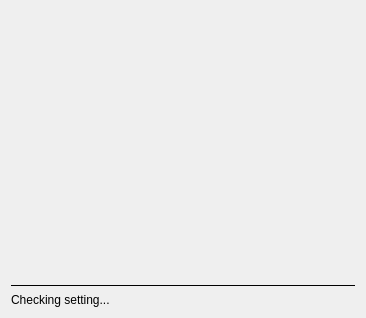
<?xml version="1.0" encoding="UTF-8"?>
<ui version="4.0">
 <class>Splash</class>
 <widget class="QDialog" name="Splash">
  <property name="geometry">
   <rect>
    <x>0</x>
    <y>0</y>
    <width>366</width>
    <height>318</height>
   </rect>
  </property>
  <property name="windowTitle">
   <string>Dialog</string>
  </property>
  <layout class="QVBoxLayout" name="verticalLayout">
   <item>
    <spacer name="verticalSpacer_2">
     <property name="orientation">
      <enum>Qt::Vertical</enum>
     </property>
     <property name="sizeHint" stdset="0">
      <size>
       <width>20</width>
       <height>40</height>
      </size>
     </property>
    </spacer>
   </item>
   <item>
    <widget class="QLabel" name="label">
     <property name="text">
      <string/>
     </property>
     <property name="pixmap">
      <pixmap resource="../turbin.qrc">:/images/icon_256.png</pixmap>
     </property>
     <property name="alignment">
      <set>Qt::AlignCenter</set>
     </property>
    </widget>
   </item>
   <item>
    <spacer name="verticalSpacer">
     <property name="orientation">
      <enum>Qt::Vertical</enum>
     </property>
     <property name="sizeHint" stdset="0">
      <size>
       <width>20</width>
       <height>40</height>
      </size>
     </property>
    </spacer>
   </item>
   <item>
    <widget class="Line" name="line">
     <property name="frameShadow">
      <enum>QFrame::Plain</enum>
     </property>
     <property name="orientation">
      <enum>Qt::Horizontal</enum>
     </property>
    </widget>
   </item>
   <item>
    <widget class="QLabel" name="labelLoading">
     <property name="text">
      <string>Checking setting...</string>
     </property>
    </widget>
   </item>
  </layout>
 </widget>
 <resources>
  <include location="../turbin.qrc"/>
 </resources>
 <connections/>
</ui>
